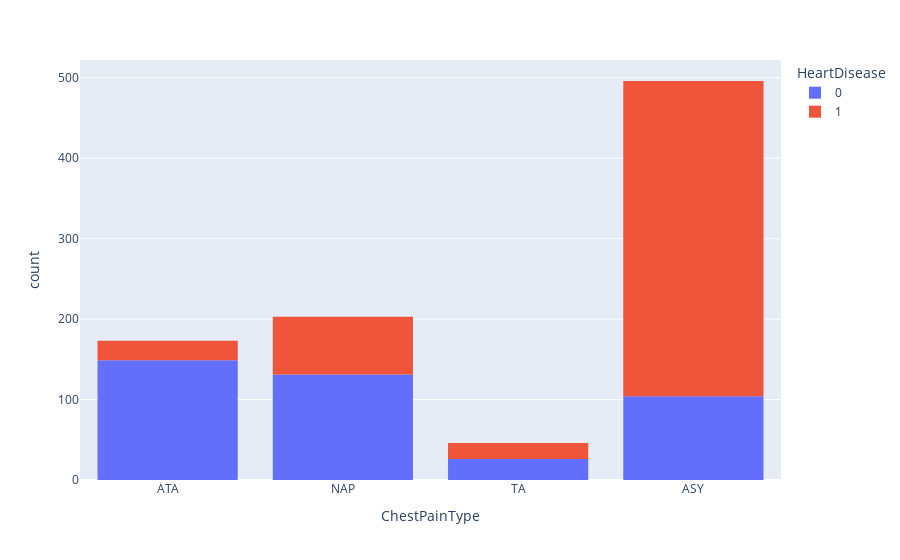

The notebook cell saved with this chart:
### Code cell
fig = px.histogram(df, x="ChestPainType", color="HeartDisease")
fig.show()

### Figure 1 — Plotly figure (JSON) as saved in the notebook; plotly's stock layout.template omitted (floating-point values rounded to 4 significant figures; data arrays with more than 128 entries replaced by an {"elided": "..."} marker saying what was removed)
{"data": [{"alignmentgroup": "True", "bingroup": "x", "hovertemplate": "HeartDisease=0<br>ChestPainType=%{x}<br>count=%{y}<extra></extra>", "legendgroup": "0", "marker": {"color": "#636efa", "pattern": {"shape": ""}}, "name": "0", "offsetgroup": "0", "orientation": "v", "showlegend": true, "type": "histogram", "x": {"elided": "410 str values"}, "xaxis": "x", "yaxis": "y"}, {"alignmentgroup": "True", "bingroup": "x", "hovertemplate": "HeartDisease=1<br>ChestPainType=%{x}<br>count=%{y}<extra></extra>", "legendgroup": "1", "marker": {"color": "#EF553B", "pattern": {"shape": ""}}, "name": "1", "offsetgroup": "1", "orientation": "v", "showlegend": true, "type": "histogram", "x": {"elided": "508 str values"}, "xaxis": "x", "yaxis": "y"}], "layout": {"barmode": "relative", "legend": {"title": {"text": "HeartDisease"}, "tracegroupgap": 0}, "margin": {"t": 60}, "xaxis": {"anchor": "y", "domain": [0, 1], "title": {"text": "ChestPainType"}}, "yaxis": {"anchor": "x", "domain": [0, 1], "title": {"text": "count"}}}}
